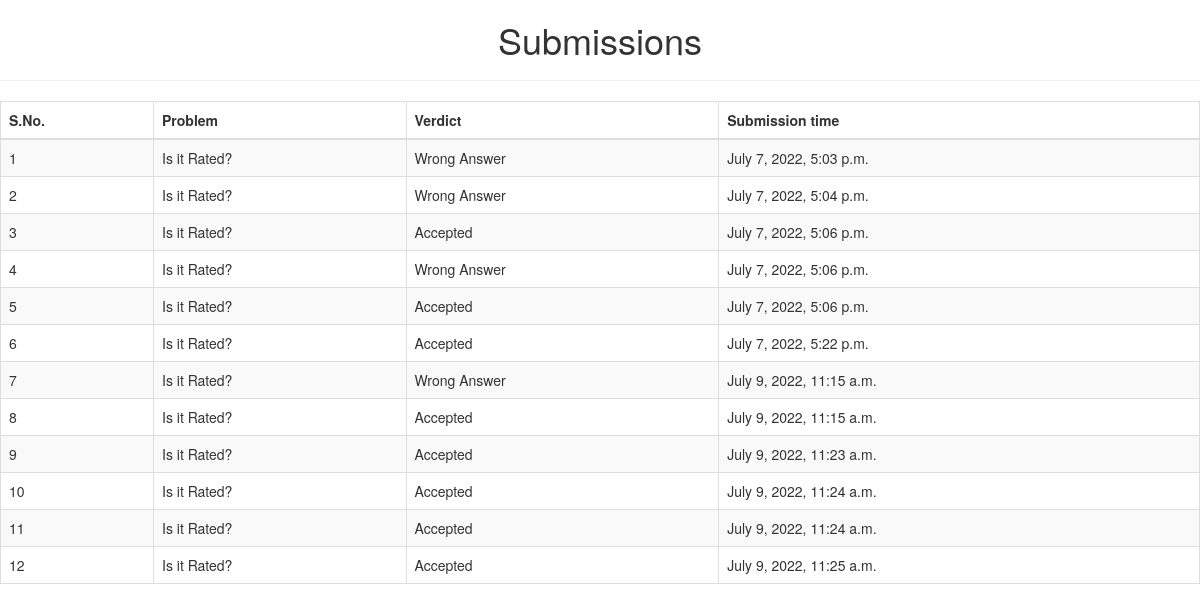
Before: /oj/submissions with the older database file.
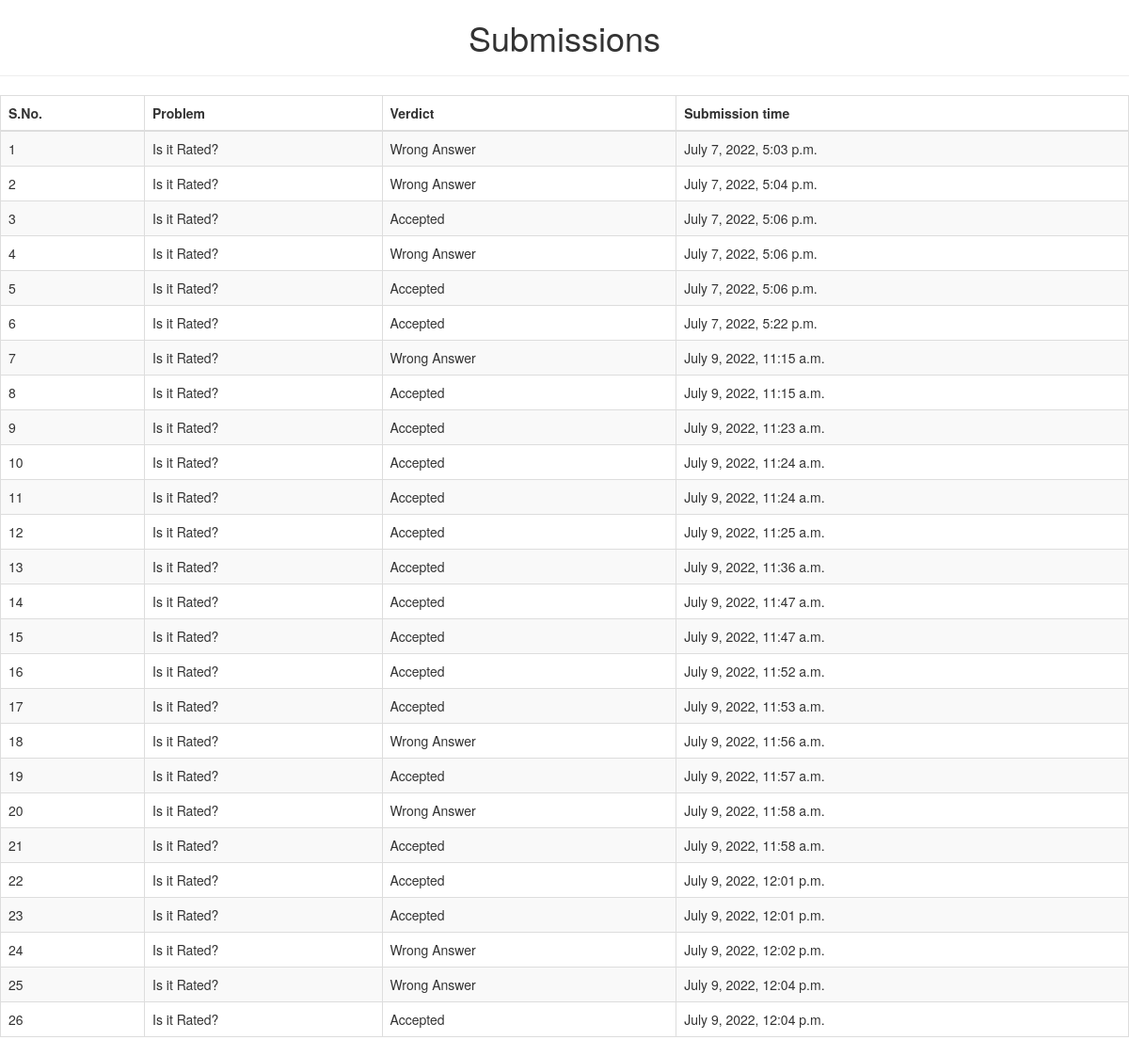
After: the same page with the newer database file.
### oj/models.py (models this page shows, shortened)
class Solutions(models.Model):
    problem = models.ForeignKey(Problems, on_delete=models.CASCADE)
    verdict = models.CharField(max_length=10)
    submitted_at = models.DateTimeField('attempt date')
    submitted_code = models.CharField(max_length=255)

class Problems(models.Model):
    statement = models.CharField(max_length=255)
    name = models.CharField(max_length=100)
    code = models.CharField(max_length=50)
    def __str__(self) -> str:
        return self.name

### oj/views.py (the view)
# urls.py: path('submissions', views.submissions, name="submissions"),
def submissions(request):
    submission = Solutions.objects.all()
    context = {'submission': submission}
    return render(request, 'oj/submissions.html', context)

### oj/templates/oj/submissions.html (shortened to what this page needs)
<!DOCTYPE html>
<html lang="en">
<head>
  <link rel="stylesheet" href="https://maxcdn.bootstrapcdn.com/bootstrap/3.4.1/css/bootstrap.min.css">
</head>
<body>
    <h1 align="center"> Submissions </h1>
    <hr></hr>
    {% if submission %}
        <table class="table table-striped table-bordered">
            <thead>
            <tr>
                <th scope="col">S.No.</th>
                <th scope="col">Problem</th>
                <th scope="col">Verdict</th>
                <th scope="col">Submission time</th>
            </tr>
            </thead>
            <tbody>
                {% for item in submission %}
                    <tr>
                        <td>{{forloop.counter}}</td>
                        <td>{{ item.problem }}</td>
                        <td>{{ item.verdict }}</td>
                        <td>{{ item.submitted_at }}</td>
                    </tr>
                {% endfor %}
            </tbody>
        </table>
    {% else %}
        <p>No submissions are done.</p>
    {% endif %}
</body>

Changed rows visible on the page:
added Solutions: problem "Is it Rated?", verdict "Accepted", submitted_at "July 9, 2022, 11:36 a.m."
added Solutions: problem "Is it Rated?", verdict "Accepted", submitted_at "July 9, 2022, 11:47 a.m."
added Solutions: problem "Is it Rated?", verdict "Accepted", submitted_at "July 9, 2022, 11:47 a.m."
added Solutions: problem "Is it Rated?", verdict "Accepted", submitted_at "July 9, 2022, 11:52 a.m."
added Solutions: problem "Is it Rated?", verdict "Accepted", submitted_at "July 9, 2022, 11:53 a.m."
added Solutions: problem "Is it Rated?", verdict "Wrong Answer", submitted_at "July 9, 2022, 11:56 a.m."
added Solutions: problem "Is it Rated?", verdict "Accepted", submitted_at "July 9, 2022, 11:57 a.m."
added Solutions: problem "Is it Rated?", verdict "Wrong Answer", submitted_at "July 9, 2022, 11:58 a.m."
added Solutions: problem "Is it Rated?", verdict "Accepted", submitted_at "July 9, 2022, 11:58 a.m."
added Solutions: problem "Is it Rated?", verdict "Accepted", submitted_at "July 9, 2022, 12:01 p.m."
added Solutions: problem "Is it Rated?", verdict "Accepted", submitted_at "July 9, 2022, 12:01 p.m."
added Solutions: problem "Is it Rated?", verdict "Wrong Answer", submitted_at "July 9, 2022, 12:02 p.m."
added Solutions: problem "Is it Rated?", verdict "Wrong Answer", submitted_at "July 9, 2022, 12:04 p.m."
added Solutions: problem "Is it Rated?", verdict "Accepted", submitted_at "July 9, 2022, 12:04 p.m."
